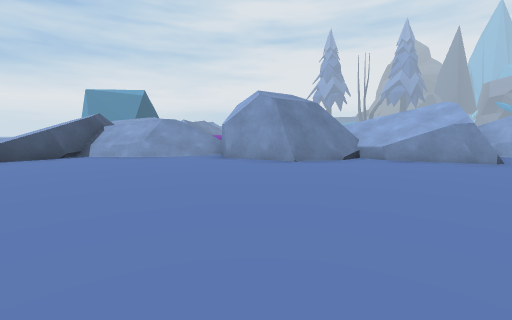
View 1 (above)

20 first-person views from a walk through a scene from a Unity 3-D project. The camera is 1.2 m above the floor, tilts 6° down and sees 90° across. The floor is counted in squares, 2 m on a side. Each view is taken from the middle of a square. On the plan, view 1 faces up. The plan holds only what a view shows up to about 9 squares ahead; the rest is blank. The place goes on beyond the plan. Some surface patterns are stand-ins.

View 2
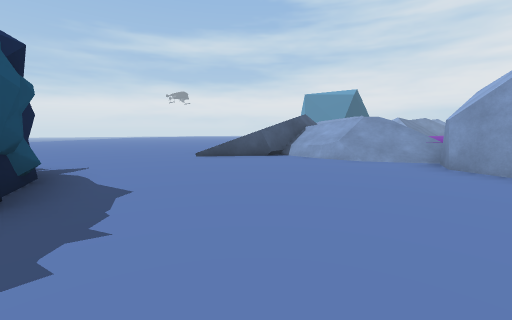

View 3
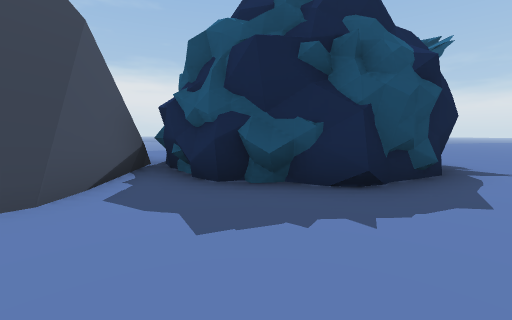

View 4
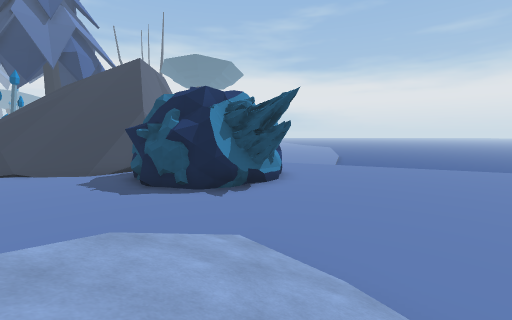

View 5
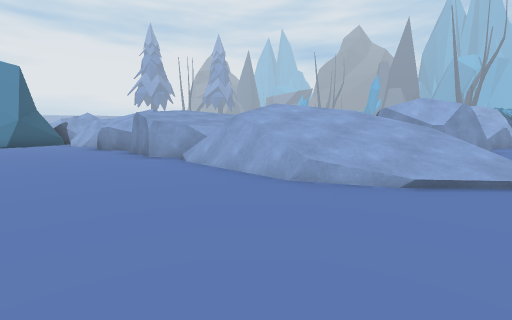

View 6
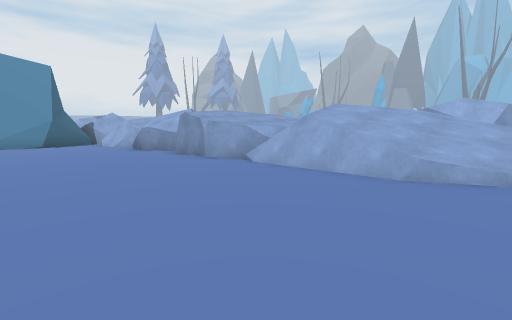

View 7
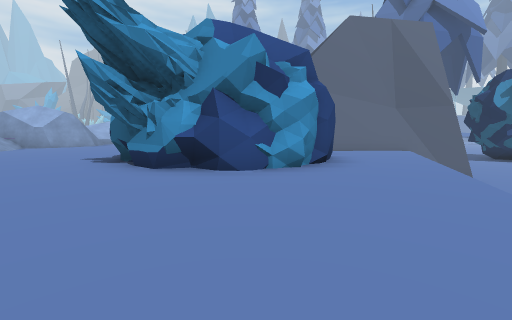

View 8
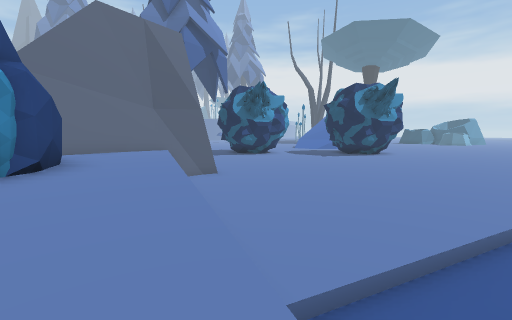

View 9
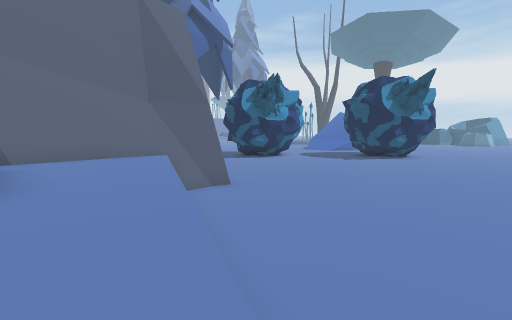

View 10
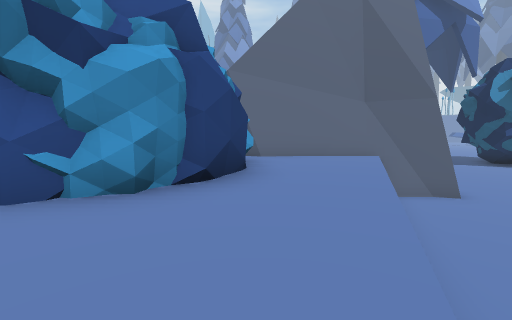

View 11
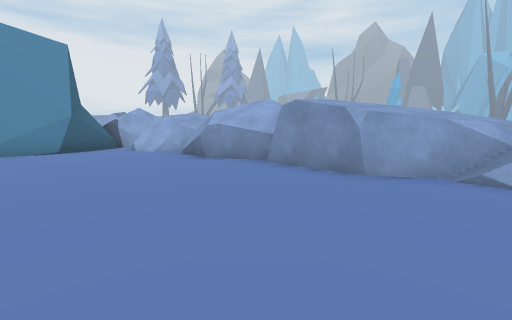

View 12
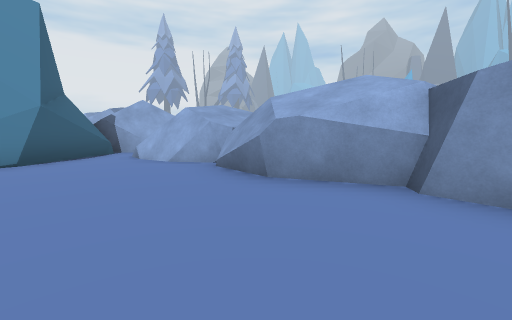

View 13
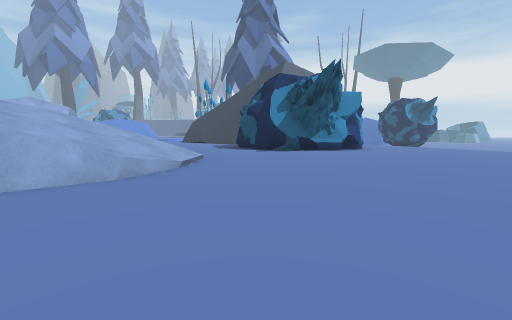

View 14
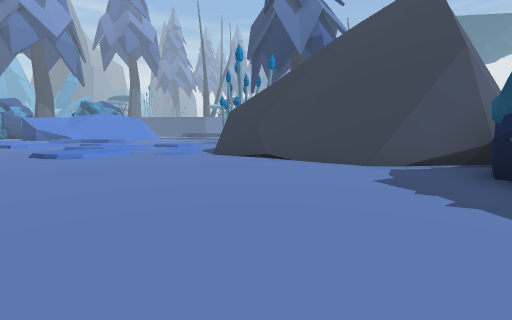

View 15
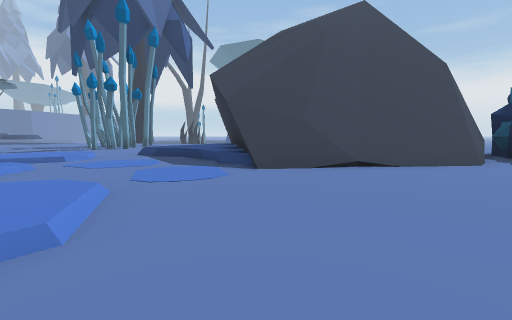

View 16
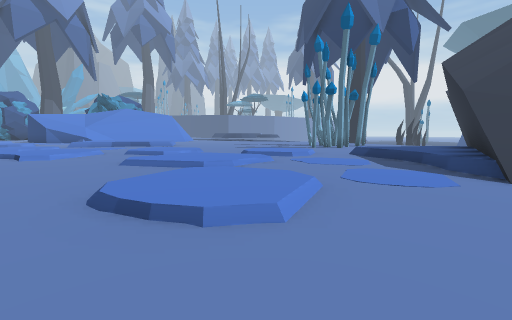

View 17
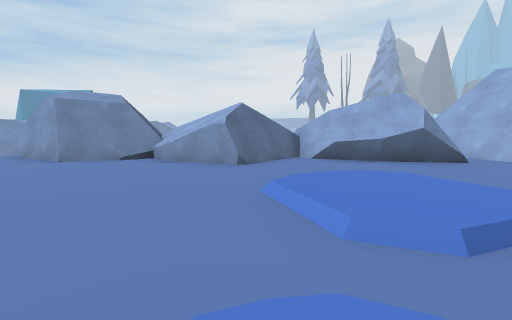

View 18
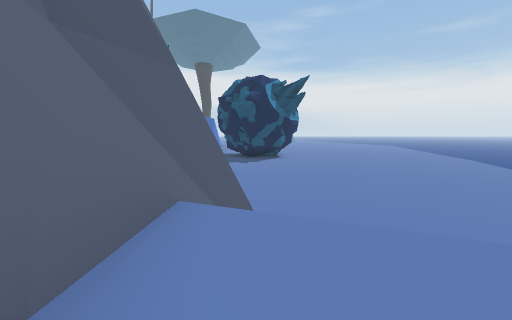

View 19
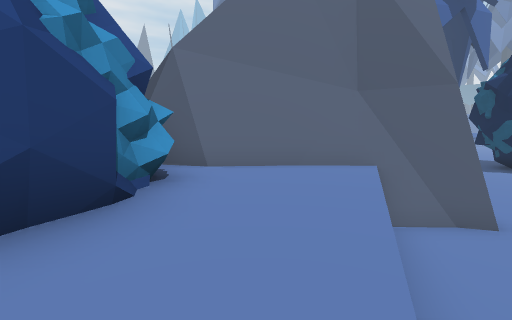

View 20
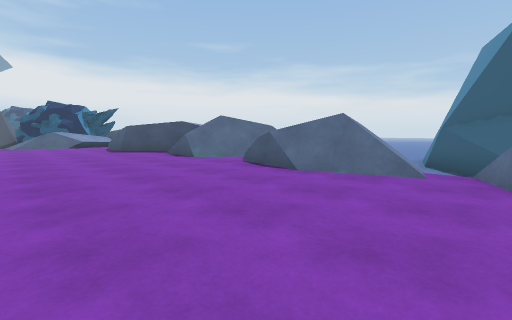

### Floor plan
Key: @ floor where view 1 was taken; # wall or solid block; . main floor; : floor 0.25 m higher than the main floor; + floor 0.5 m higher than the main floor; * floor 0.75 m higher than the main floor; % floor 1.5 m higher than the main floor; - floor 1.75 m lower than the main floor; & floor 2.25 m higher than the main floor; / step, stairs or slope; = window, fence, low wall or low ledge; v drop or lower ground.
Columns run from 11 left of view 1 to 16 right of it. Each row starts with its distance up from view 1.
 23    v
 22   ##//
 21   ##=//****
 20 ###.///****
 19 #...///****
 18 ....#//****
 17 ....#//****
 16 ....#//****
 15 ....///****
 14 ....#//****
 13 ....#/=****
 12 ....//##***
 11 ....#//v***
 10 ....v/= ***
  9 ....v/   **
  8 ....=/=//=/ ##=      *#
  7 ....///////###%&##/  ##
  6 ....///....###=##///#/#
  5 ...../..........#..//.
  4 .......................// :/
  3 .................::....::.::
  2 .................:///..//.
  1 ......###........../:.:/..
  0 .....## ##.@...=.../..::
 -1 ....##   #.#####...//..
 -2 ....##   ####  #/../::.
 -3 .....######    #++/..
 -4 vv....##.#     ##+ .....
 -5  vvv.....#      #. .....
 -6 vvvvvvv..#      #
 -7 vvvvvvvvv#      #
 -8 vvvvvvvvv#
 -9 vvvvvvvvv-
-10 vvvvvvvvvvv
-11 vvvvvvvvvvvv
-12 vvvvvvvvv vvv
-13 vvvvvvvvvv vvv

Where each view was taken, in squares from view 1:
view 1: 0 up, 0 right, facing up
view 2: 1 up, 0 right, facing up-left
view 3: 2 up, 0 right, facing down-left
view 4: 8 up, 6 left, facing down
view 5: 5 up, 10 left, facing up-right
view 6: 6 up, 11 left, facing up-right
view 7: 2 down, 11 left, facing right
view 8: 3 down, 11 left, facing down-right
view 9: 4 down, 9 left, facing down-right
view 10: 4 down, 9 left, facing right
view 11: 10 up, 11 left, facing up-right
view 12: 13 up, 10 left, facing up-right
view 13: 8 up, 11 left, facing down-right
view 14: 4 up, 2 left, facing down-right
view 15: 4 up, 4 right, facing down
view 16: 4 up, 4 right, facing down-right
view 17: 0 up, 5 right, facing up
view 18: 5 down, 3 left, facing down
view 19: 5 down, 7 left, facing right
view 20: 21 up, 1 left, facing down-left
